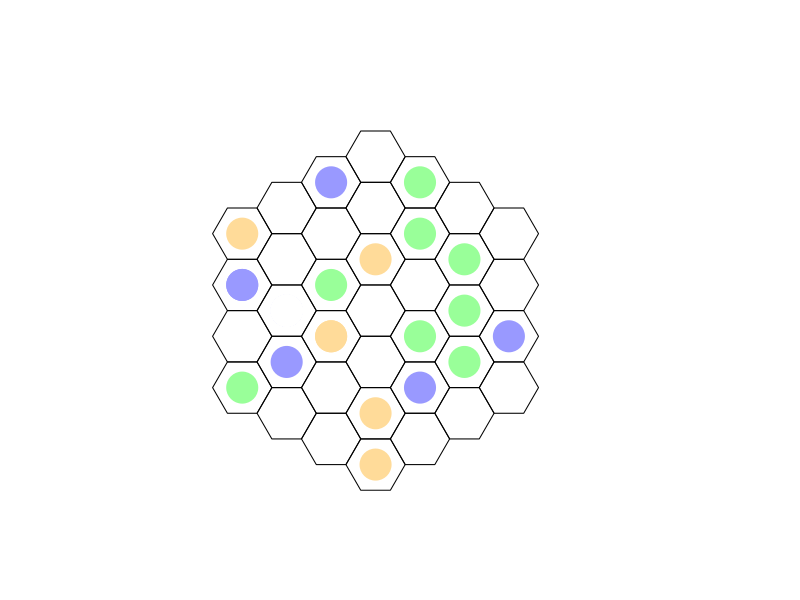

Here is the R script that generated this plot: (Note: this script raises an error after producing the figure.)
###################################
## TRI HEX GAME (tentative title)
####

# HEXFLEX
# TRIGON

## CONTENTS
'
 12 orange stones
 12 green stones
 12 blue stones
 37 space hex game board (tentative size)
 opaque drawstring bag
'

## OBJECTIVE
'
 Create groups of three stones of the same color in the orientation 
 unique to that color. Each group of three is worth one point.
'
# any group of 3+ continuous green stones
# any group of 4+ continuous orange stones
# any group of 5+ continuous blue stones

## GAMEPLAY
'
 All stones are placed in the drawstring bag.
 Each player takes turns randomly drawing a stone from the bag and placing it 
 on the hex board.
'

## BASIC MOTION
'
 orange stones push blue stones one space in a linear path.
 blue stones push green stones one space in a linear path.
 green stones push orange stones one space in a linear path.
'

## COMBOS
# If a orange stone pushes a blue stone into a space adjacent to a green stone,
#   the green stone is also pushed one space by the blue stone. If the pushed
#   green stone is adjacent to a orange stone, the orange stone is subsequently
#   pushed one space by the green stone. As so on and so forth. The reaction 
#   will continue until no other stones can be pushed.
#     X X X X X         X X G X X       X X X X X 
#     X B X G X         X B X X X       O X B X G 
#     X X X X X   -->   X X B X X   OR  X X X X X 
#     X X B X X         X X X X X       X X B X X 
#     X X X X X         X X O X X       X X X X X 

## RESTRICTIONS
'
 N/A for now
'

## EDGE EFFECTS
'
 N/A for now
'

## GAME PLAY METRICS
'
 05/30/22: initial observations
    - orange configuration is more likely to occur by random placement, no pushing or replacement
 06/03/2022: change game mechanics
    - no illegal positions
    - no pushing off board
    - no Newton cradle pushing effect
    - objective change to groups of 3+, 4+, and 5+ for green, orange, blue, respectively in any orientation
'
#############################################################################
## GAME BUILDING
##

require(pracma)
require(sp)
require(zoo)


## CREATE BOARD
#
#     O O O O
#    O O O O O
#   O O O O O O
#  O O O O O O O
#   O O O O O O
#    O O O O O
#     O O O O
#
'
 37 spaces, hexagons in the shape of a hexagon
 
'

createBoard <- function(size=13,x0=4,y0=11){
  
  Hexagon <- function(x, y, unitcell = 1){
    ratio <- sqrt(3)/2
    polygon(x = c(x, x+unitcell/2, x+unitcell+(unitcell/2), 
                  x+unitcell*2, x+unitcell+(unitcell/2), x+unitcell/2),
            y = c(y, y+ratio, y+ratio, y, y-ratio, y-ratio))
  }
  
  nrow <- ncol <- size
  ratio <- sqrt(3)/2
  
  # x0 <- 4
  # y0 <- 11
  
  xint <- ratio*sqrt(3)
  yint <- ratio
  
  x_offset <- 3
  x_multiplier <- c(0,1,2,3,2,3,2,3,2,3,2,1,0)
  y_multiplier <- seq(0,12)
  num_in_row <- c(1,2,3,4,3,4,3,4,3,4,3,2,1)
  x_center <- c()
  y_center <- c()
  
  # empty plot window
  plot(0, 0, type = "n", axes = FALSE, xlim=c(0, ncol),
       ylim=c(0, nrow), xlab="", ylab= "", asp=1)
  
  # plot hexes, compute centerpoints
  for(i in seq_along(num_in_row)){
    offset_multiplier <- seq(0,num_in_row[i]-1)
    for(j in seq(num_in_row[i])){
      update_x <- x0-xint*x_multiplier[i]+x_offset*offset_multiplier[j]
      update_y <- y0-yint*y_multiplier[i]
      Hexagon(update_x,update_y)
      
      x_center <- append(x_center, update_x+1, after=length(x_center))
      y_center <- append(y_center, update_y, after=length(y_center))
    }
  }
  
  # list relationships between hexes
  '
    Blue - linear-linear-linear
    Green - three nearest neighbors
    orange - linear-linear-offset
  '
  
  linear_rows <- list(c(7,4,2,1),
                      c(14,11,8,5,3),
                      c(21,18,15,12,9,6),
                      c(28,25,22,19,16,13,10),
                      c(32,29,26,23,20,17),
                      c(35,33,30,27,24),
                      c(37,36,34,31),
                      c(28,32,35,37),
                      c(21,25,29,33,36),
                      c(14,18,22,26,30,34),
                      c(7,11,15,19,23,27,31),
                      c(4,8,12,16,20,24),
                      c(2,5,9,13,17),
                      c(1,3,6,10),
                      c(7,14,21,28),
                      c(4,11,18,25,32),
                      c(2,8,15,22,29,35),
                      c(1,5,12,19,26,33,37),
                      c(3,9,16,23,30,36),
                      c(6,13,20,27,34),
                      c(10,17,24,31))
  
  neighbors <- list(c(3,5,2),
                    c(1,5,8,4),
                    c(6,9,5,1),
                    c(2,8,11,7),
                    c(1,3,9,12,8,2),
                    c(10,13,9,3),
                    c(4,11,14),
                    c(2,5,12,15,11,4),
                    c(3,6,13,16,12,5),
                    c(17,13,6),
                    c(4,8,15,18,14,7),
                    c(5,9,16,19,15,8),
                    c(6,10,17,20,16,9),
                    c(7,11,18,21),
                    c(8,12,19,22,18,11),
                    c(9,13,20,23,19,12),
                    c(24,20,13,10),
                    c(11,15,22,25,21,14),
                    c(12,16,23,26,22,15),
                    c(13,17,24,27,23,16),
                    c(14,18,25,28),
                    c(15,19,26,29,25,18),
                    c(16,20,27,30,26,19),
                    c(31,27,20,17),
                    c(18,22,29,32,28,21),
                    c(19,23,30,33,29,22),
                    c(20,24,31,34,30,23),
                    c(21,25,32),
                    c(22,26,33,35,32,25),
                    c(23,27,34,36,33,26),
                    c(34,27,24),
                    c(28,25,29,35),
                    c(26,30,36,37,35,29),
                    c(36,30,27,31),
                    c(32,29,33,37),
                    c(37,33,30,34),
                    c(35,33,36))
  
  return(list("ID"=seq(1,length(x_center)),
              "X"=x_center,
              "Y"=y_center,
              "VAL"=rep(0,length(x_center)),
              "turn"=0,
              "linear_rows"=linear_rows,
              "neighbors"=neighbors))
}

refreshBoard <- function(size=13,x0=4,y0=11){
  Hexagon <- function(x, y, unitcell = 1){
    ratio <- sqrt(3)/2
    polygon(x = c(x, x+unitcell/2, x+unitcell+(unitcell/2), 
                  x+unitcell*2, x+unitcell+(unitcell/2), x+unitcell/2),
            y = c(y, y+ratio, y+ratio, y, y-ratio, y-ratio))
  }
  
  nrow <- ncol <- size
  ratio <- sqrt(3)/2
  
  # x0 <- 4
  # y0 <- 11
  
  xint <- ratio*sqrt(3)
  yint <- ratio
  
  x_offset <- 3
  x_multiplier <- c(0,1,2,3,2,3,2,3,2,3,2,1,0)
  y_multiplier <- seq(0,12)
  num_in_row <- c(1,2,3,4,3,4,3,4,3,4,3,2,1)
  x_center <- c()
  y_center <- c()
  
  # empty plot window
  plot(0, 0, type = "n", axes = FALSE, xlim=c(0, ncol),
       ylim=c(0, nrow), xlab="", ylab= "", asp=1)
  
  for(i in seq_along(num_in_row)){
    offset_multiplier <- seq(0,num_in_row[i]-1)
    for(j in seq(num_in_row[i])){
      update_x <- x0-xint*x_multiplier[i]+x_offset*offset_multiplier[j]
      update_y <- y0-yint*y_multiplier[i]
      Hexagon(update_x,update_y)
    }
  }
  
}

updateBoard <- function(centers,selection,placeRandom){
  # reset hexes according to 0 value
  x_reset <- centers$X[which(centers$VAL==0)]
  y_reset <- centers$Y[which(centers$VAL==0)]
  points(x_reset,y_reset,col="white",pch=19,cex=4,lwd=2)
  
  # color hexes according to placed stones
  # account for multiple placements (if multiple pushes)
  for(n in seq_along(placeRandom)){
    x_cell <- centers$X[which(centers$ID==placeRandom[n])]
    y_cell <- centers$Y[which(centers$ID==placeRandom[n])]
    points(x_cell,y_cell,col=pastellize(selection$stone[n],p=0.4),pch=19,cex=4,lwd=2)  
  }
  
}

pastellize <- function(x, p){
  
  # x is a colour
  # p is a number in [0,1]
  # p = 1 will give no pastellization
  
  # convert hex or letter names to rgb
  if (is.character(x)) x <- col2rgb(x)/255
  
  # convert vector to rgb
  if (is.numeric(x)) x <- matrix(x, nr=3)
  
  col <- rgb2hsv(x, maxColorValue=1)
  col[2,1] <- col[2,1]*p
  col <- hsv2rgb(col)
  
  # return in convenient format for plots
  rgb(col[1], col[2], col[3])
}

hsv2rgb <- function(x){  
  # convert an hsv colour to rgb  
  # input:  a 3 x 1 matrix (same as output of rgb2hsv() function)  
  # output: vector of length 3 with values in [0,1]    
  
  # recover h, s, v values  
  h <- x[1,1]  
  s <- x[2,1]  
  v <- x[3,1]    
  
  # follow the algorithm from Wikipedia  
  C <- s*v   
  
  # in R, h takes values in [0,1] rather than [0, 360], so dividing by  
  # 60 degrees is the same as multiplying by six  
  hdash <- h*6  
  X <- C * (1 - abs(hdash %% 2 -1))
  
  if (0 <= hdash & hdash <=1) RGB1 <- c(C, X, 0)  
  if (1 <= hdash & hdash <=2) RGB1 <- c(X, C, 0)  
  if (2 <= hdash & hdash <=3) RGB1 <- c(0, C, X)  
  if (3 <= hdash & hdash <=4) RGB1 <- c(0, X, C)  
  if (4 <= hdash & hdash <=5) RGB1 <- c(X, 0, C)  
  if (5 <= hdash & hdash <=6) RGB1 <- c(C, 0, X)    
  
  # the output is a vector of length 3. This is the most convenient  
  # format for using as the col argument in an R plotting function  
  RGB1 + (v-C)
}

## DRAW STONES
initializeBag <- function(num_stones=12){
  bag_init = c(rep("orange",num_stones),rep("blue",num_stones),rep("green",num_stones))
  return(list("available"=bag_init,"memory"=c()))
}

drawFromBag <- function(bag){
  updated_bag <- bag
  
  if(isempty(bag$available)){ stop("Bag is empty") }
  drawn_stone <- sample(bag$available,1)
  updated_bag$memory <- c(bag$memory,drawn_stone)
  updated_bag$stone <- drawn_stone
  
  to_remove <- which(bag$available==drawn_stone)[1]
  updated_bag$available <- bag$available[-to_remove]
  
  return(updated_bag)
}

addToBag <- function(placeStone,bag){
  updated_bag <- bag
  
}


## PLACE STONES
# random for now

availablePositions <- function(centers){
  open <- centers$ID[which(centers$VAL==0)]
  return(open)
}

legalPositions <- function(centers){
  '
  Identify illegal orientations
  Outputs: yes legal, no not legal & locations
  '
  
  # check blue - linear - VAL=2
  check_blue <- c()
  for(i in seq_along(centers$linear_rows)){
    hex_in_row <- centers_new$ID[centers_new$linear_rows[[i]]]
    tmp <- centers$VAL[centers$linear_rows[[i]]]
    triplets <- c()
    if(any(tmp==2)){
      id <- as.integer(tmp==2)
      trip <- rollsum(id,3)
      if(any(trip==3)){
        id_trip <- which(trip==3)
        for(j in seq_along(id_trip)){
          triplets <- append(triplets,list(hex_in_row[seq(id_trip[j],id_trip[j]+2)]),after=length(triplets))
        }
      }
    }
    
    if(!is.null(triplets)){
      check_blue <- append(check_blue,triplets,after=length(check_blue))
    }
  }
  
  # check green - neighbors - VAL=3
  check_green <- c()
  green_on_board <- centers$ID[which(centers$VAL==3)]
  if(any(green_on_board>0)){
    for(i in seq_along(green_on_board)){
      group_green <- c()
      hex_in_group <- centers$neighbors[[green_on_board[i]]]
      id_gr <- as.integer(centers$VAL[hex_in_group]==3)
      if(any(id_gr==1)){
        duo <- rollsum(id_gr,2)
        if(any(duo==2)){
          id_duo <- which(duo==2)
          for(j in seq_along(id_duo)){
            group_green <- append(group_green,list(c(green_on_board[i],hex_in_group[seq(id_duo[j],id_duo[j]+1)])),after=length(group_green))
          }
        }
      }
      
      if(!is.null(group_green)){
        check_green <- append(check_green,group_green,after=length(check_green))
      }
    }
    'remove duplicates'
    len <- length(check_green)
    rm_id <- c()
    for(i in seq(len-1)){
      a <- check_green[[i]]
      for(j in seq(i+1,len)){
        b <- check_green[[j]]
        tmp <- intersect(a,b)
        if(length(tmp)==3){
          rm_id <- append(rm_id,j,after=length(rm_id))
        }
      }
    }
    if(!is.null(rm_id)){
      check_green <- check_green[- unique(rm_id)]
    }
  }
  
  # check orange - linear+offset - VAL=1
  check_orange <- c()
  for(i in seq_along(centers$neighbors)){
    group_orange <- c()
    hex_neighbors <- centers$neighbors[[i]]
    if(length(hex_neighbors)==6){ 'for fully surrounded hexes'
      tmp_hex <- c(hex_neighbors[5:6],hex_neighbors)
      id_yel <- as.integer(centers$VAL[tmp_hex]==1)
      if(any(id_yel==1)){
        yel <- rollsum(id_yel,3)
        if(any(yel==3)){
          yel_id <- which(yel==3)
          for(j in seq_along(yel_id)){
            group_orange <- append(group_orange,list(tmp_hex[seq(yel_id[j],yel_id[j]+2)]),after=length(group_orange))
          }
        }
      }
    } else { 'for all other hexes'
      id_yel <- as.integer(centers$VAL[hex_neighbors]==1)
      if(any(id_yel==1)){
        yel <- rollsum(id_yel,3)
        if(any(yel==3)){
          yel_id <- which(yel==3)
          for(j in seq_along(yel_id)){
            group_orange <- append(group_orange,list(hex_neighbors[seq(yel_id[j],yel_id[j]+2)]),after=length(group_orange))
          }
        }
      }
    }
    
    
    if(!is.null(group_orange)){
      check_orange <- append(check_orange,group_orange,after=length(check_orange))
    }
  }
  
  'determine yes/no'
  if(is.null(check_blue) & is.null(check_green) & is.null(check_orange)){
    outcome <- "LEGAL"
  } else {
    outcome <- "ILLEGAL"
  }
  
  'return values'
  return(list("outcome" = outcome,
              "blue"=check_blue,
              "green"=check_green,
              "orange"=check_orange))
}

selectPosition <- function(available_positions){
  '
   Random for now.
   Consider situation where player must select between two potential wins.
  '
  placeRandom <- sample(available_positions,1)
  return(placeRandom)
}

updatePositions <- function(centers,selection,placement){
  update_centers <- centers
  #update_centers$turn <- centers$turn + 1
  
  switch(selection$stone,
         orange = update_centers$VAL[placement] <- 1,
         blue = update_centers$VAL[placement] <- 2,
         green = update_centers$VAL[placement] <- 3)
  
  return(update_centers)
}

pushStones <- function(centers=centers_new_tmp,selection=bag_update_tmp,placement=placeStone,push=NULL){
  '
  inputs: centers_new_tmp, bag_update_tmp,placeStone
  logic:
    - check neighbors of placed stone
    - evaluate push rule until reaction complete
    - update centers
  '
  # push <- NULL
  updateBoard(centers,selection,placement)
  neighbors <- centers$neighbors[[placement]]
  
  input <- switch(selection$stone,
                  "green" = 1,
                  "orange" = 2,
                  "blue" = 3)
  
  # evaluate push mechanic
  if(any(centers$VAL[neighbors]==input)){
    nearest_id <- which(centers$VAL[neighbors]==input) # which neighbor is reactive
    for(i in seq_along(nearest_id)){
      next_nearest <- centers$neighbors[[neighbors[nearest_id[i]]]] # check its neighbors
      row_group <- c()
      for(j in seq_along(centers$linear_rows)){ # identify which linear row placement and reactive stones belong to
        tmp <- sum(as.integer(c(placement,neighbors[nearest_id[i]]) %in% centers$linear_rows[[j]]))
        if(tmp == 2){ row_group <- centers$linear_rows[[j]] }
      }
      a <- which(row_group==placement)
      b <- which(row_group==neighbors[nearest_id[i]])
      next_nearest_space <- row_group[b+(b-a)] # identify next nearest available space in row
      if(!is.na(next_nearest_space) && centers$VAL[next_nearest_space]==0){ # if empty, record push reaction
        push <- append(push, list(c(neighbors[nearest_id[i]],next_nearest_space)),after=length(push))
      }
    }
  }
  
  # update board following initial push(es)
  if(is.null(push)){ 
    selection$stone <- selection$memory[length(selection$memory)]
    return(list(centers,selection,placement)) } # if no push reaction, return original board
  else{
    update_centers <- centers
    update_selection <- selection
    push_space <- c()
    for(i in seq_along(push)){
      push_space <- c(push_space, push[[i]][2])
      pushed_stone_id <- update_centers$VAL[push[[i]][1]]
      pushed_stone <- switch(as.character(pushed_stone_id),
                             "1" = "orange",
                             "2" = "blue",
                             "3" = "green")
      update_selection$stone[i] <- pushed_stone
      
      update_centers$VAL[push[[i]][1]] <- 0 # resets reactive stone placement
      update_centers$VAL[push[[i]][2]] <- pushed_stone_id # assigns reactive stone new placement
    }
    
    # option 2: update board and run recursion after evaluating all initial pushes
    updateBoard(centers=update_centers,selection=update_selection,placeRandom=push_space)
    pushStones(centers=update_centers,selection=update_selection,placement=push[[i]][2])
  }
}

#############################################
## GAMEPLAY

centers <- createBoard()
bag <- initializeBag()
turn <- 0
#illegal_count <- 0
for(game in seq(36)){
  if(turn==0){
    selection <- drawFromBag(bag)
    open_positions <- availablePositions(centers)
    placeStone <- selectPosition(open_positions)
    updateBoard(centers,selection,placeStone)
    centers_new <- updatePositions(centers,selection,placeStone)
    bag_update <- selection
    print(paste(selection$stone,"stone placed at:",placeStone))
    turn <- turn + 1
  } else {
    bag_update_tmp <- drawFromBag(bag_update)
    open_positions <- availablePositions(centers_new)
    
    placeStone <- selectPosition(open_positions)
    centers_new_tmp <- updatePositions(centers_new,bag_update_tmp,placeStone)
    
    # push stones - recursive function
    print(paste(bag_update_tmp$stone,"stone placed at:",placeStone))
    reaction <- pushStones()
    centers_new <- reaction[[1]]
    bag_update <- reaction[[2]]
    
    # centers_new <- centers_new_tmp
    # bag_update <- bag_update_tmp
    # updateBoard(centers_new,bag_update,placeStone)
    turn <- turn + 1
    
    #illegal_positions <- legalPositions(centers_new_tmp)
    #status <- illegal_positions$outcome
    # if(status == "LEGAL"){
    # --> push stones, update positions, eval win, remove stones, update bag, update board
    # } else {
    # illegal_count <- illegal_count + 1
    # }
  }
}

#print(illegal_count)
# print(bag_update)
# print(centers_new)


#############################################
## OLD CODE

# VERTICES
# x <- seq(0,ncol,3)
# y <- seq(0,nrow,sqrt(3))
# x0 <- x+1.5
# y0 <- y+sqrt(3)/2
# 
# XY <- meshgrid(x,y)
# XY0 <- meshgrid(x0,y0)
# 
# x1 <- x0 - 1
# XY1 <- meshgrid(x1,y0)
# 
# x2 <- x - 1
# XY2 <- meshgrid(x2,y)
# 
# plot(XY$X,XY$Y,xlim=c(-1,ncol+3),ylim=c(-1,nrow+3))
# points(XY0$X,XY0$Y,col='red')
# points(XY1$X,XY1$Y,col='cyan')
# points(XY2$X,XY2$Y,col='green')
